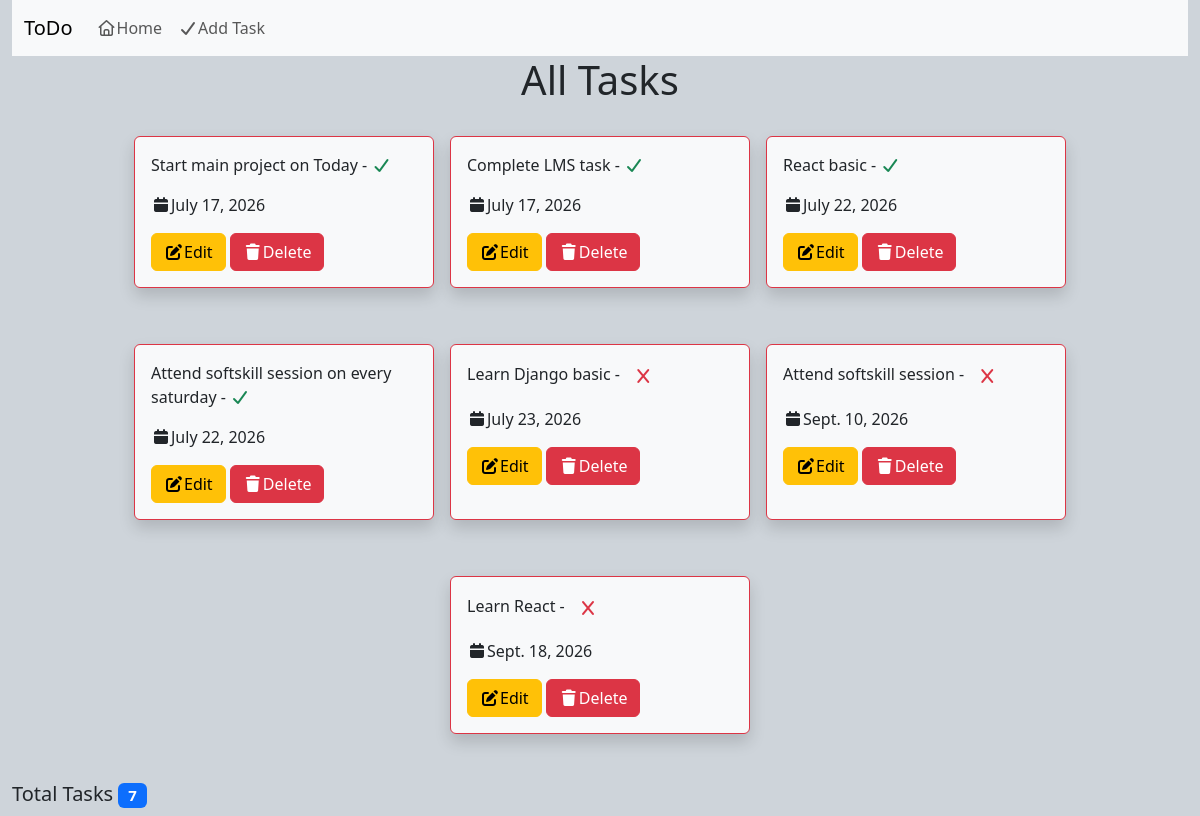
Before: / with the older database file.
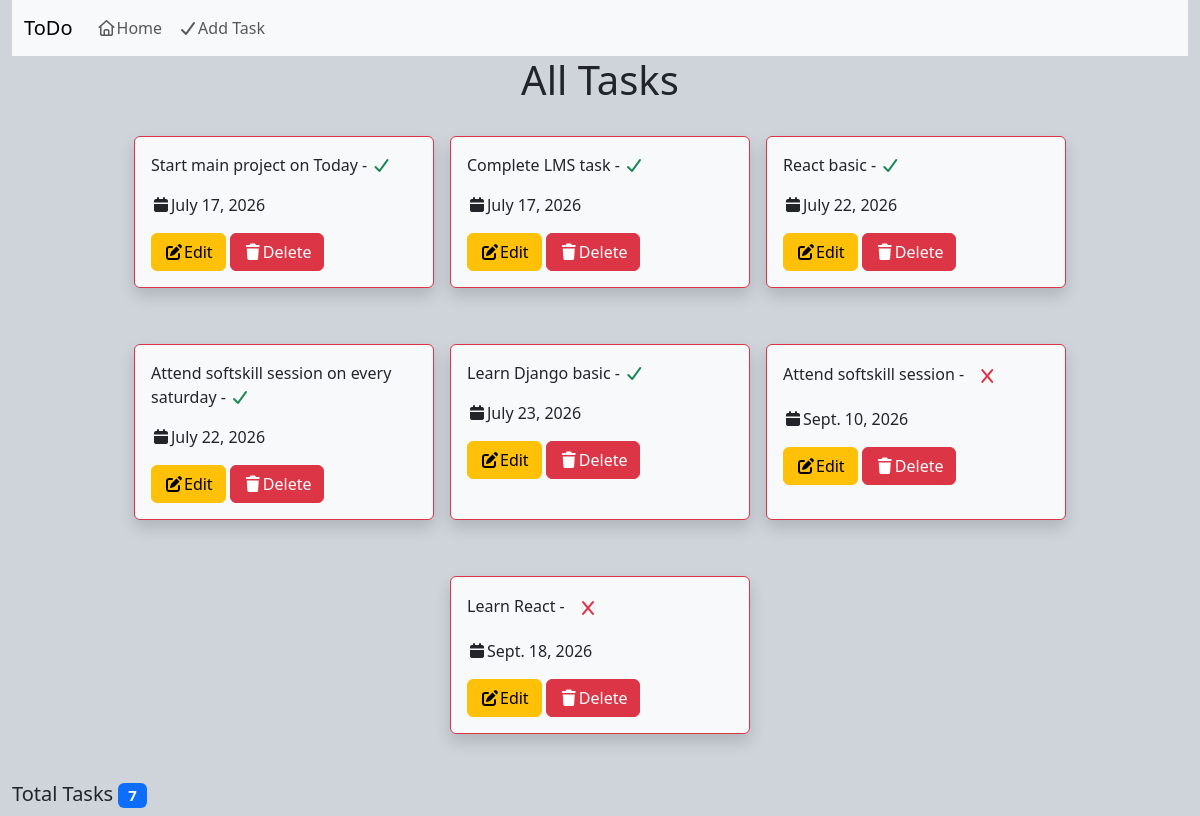
After: the same page with the newer database file.
### tasks/models.py (models this page shows)
class ToDos(models.Model):
    task=models.CharField(max_length=100)
    is_completed=models.BooleanField(default=False)
    date=models.DateField(auto_now_add=True)

### tasks/views.py (the view)
# urls.py: path('',views.all_tasks),
def all_tasks(request):
    my_task=ToDos.objects.all()
    return render(request,'all-tasks.html',{'data':my_task})

### templates/all-tasks.html (shortened to what this page needs)
<!DOCTYPE html>
<html lang="en">
<head>
    <link href="https://cdn.jsdelivr.net/npm/bootstrap@5.3.8/dist/css/bootstrap.min.css" rel="stylesheet"
>
    <link rel="stylesheet" href="https://cdnjs.cloudflare.com/ajax/libs/font-awesome/7.3.0/css/all.min.css">
</head>
<body class="container-fluid bg-dark-subtle ">
    <nav class="navbar navbar-expand-lg bg-body-tertiary">
        <div class="container-fluid">
            <a class="navbar-brand" href="#">ToDo</a>
            <div class="collapse navbar-collapse" id="navbarNavDropdown">
                <ul class="navbar-nav">
                    <li class="nav-item">
                        <a class="nav-link" href="/"><i class="fa-regular fa-house"></i>Home</a>
                    </li>
                    <li class="nav-item">
                        <a class="nav-link" href="/add-task"><i class="fa-solid fa-check text-gray"></i>Add Task</a>
                    </li>
                </ul>
            </div>
        </div>
    </nav>
    <h1 class="text-center mb-4">All Tasks</h1>
    <div class="row justify-content-center">
        {% for t in data %}
        <div class="btn-waring col-lg-3 col-md-4 col-sm-6 border border-danger m-2 p-2 rounded shadow p-3 mb-5 bg-body-tertiary">
            <p>{{t.task}} - {% if t.is_completed %}<i class="fa-solid fa-check text-success"></i>{% else %}<i class="fa-solid fa-x btn text-danger"></i>{% endif %}</p>
            <p><i class="fa-solid fa-calendar"></i>{{t.date}}</p>
            <a href="/update-task/{{t.id}}" class="btn btn-warning"><i class="fa-solid fa-pen-to-square"></i>Edit</a>
            <a href="/delete-task/{{t.id}}" class="btn btn-danger" onclick="return confirmDelete()"><i class="fa-solid fa-trash"></i>Delete</a>
        </div>
        {% endfor %}
    </div>
    <h5>
    Total Tasks
    <span class="badge bg-primary">
        {{ data|length }}
    </span>
</h5>
</body>
</html>

Changed rows visible on the page:
changed ToDos "Learn Django basic": is_completed False → True (drawn)
